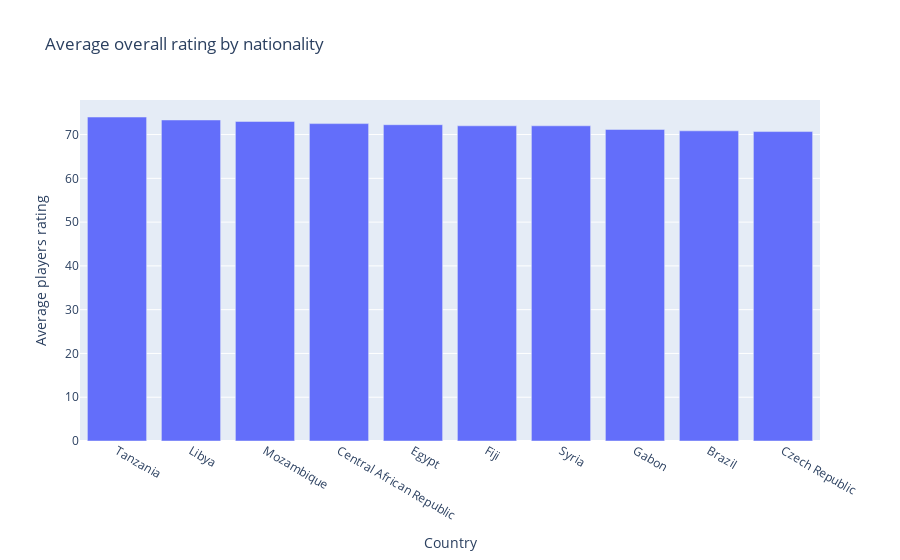

Source (notebook cell):
### Markdown cell above
We display the top ten countries with the highest overall rating. These were obtained in previous steps by averaging the sum of all players' overall ratings grouped by nationality.

### Code cell
# We select the top 10 countries with the highest average 'overall' rating:
top_countries = countries.nlargest(10, "overall")

# Creating a bar chart to visualize the top countries:
fig = go.Figure(
    data=go.Bar(
        x=top_countries["nationality_name"],
        y=top_countries["overall"],
    )
)

# Configuring the layout of the bar chart:
fig.update_layout(
    title="Average overall rating by nationality",
    xaxis_title="Country",
    yaxis_title="Average players rating",
)

fig.show()

### Figure 1 — Plotly figure (JSON) as saved in the notebook; plotly's stock layout.template omitted (floating-point values rounded to 4 significant figures)
{"data": [{"type": "bar", "x": ["Tanzania", "Libya", "Mozambique", "Central African Republic", "Egypt", "Fiji", "Syria", "Gabon", "Brazil", "Czech Republic"], "y": [74, 73.33, 73, 72.5, 72.25, 72, 72, 71.17, 70.85, 70.68]}], "layout": {"title": {"text": "Average overall rating by nationality"}, "xaxis": {"title": {"text": "Country"}}, "yaxis": {"title": {"text": "Average players rating"}}}}
